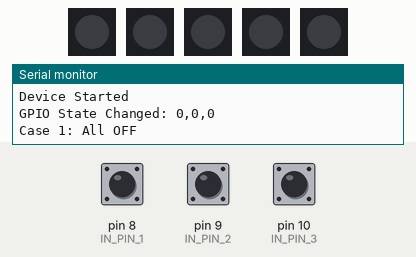
Bench run of a sketch on a simulated Arduino Uno, built with avr-gcc and run on an emulated ATmega328P. Shown: 5 × 1 RGB LEDs in strip order, left to right, the last lines printed to the serial monitor. Inputs (shaded band) come from the test bench; at power-on: pin 8 (IN_PIN_1) HIGH, pin 9 (IN_PIN_2) HIGH, pin 10 (IN_PIN_3) HIGH. Dim RGB values are drawn brighter than linear.

Above: at 1.2 s.
1.3 s: pin 8 (IN_PIN_1) pulled LOW for 0.15 s
At 1.37 s:
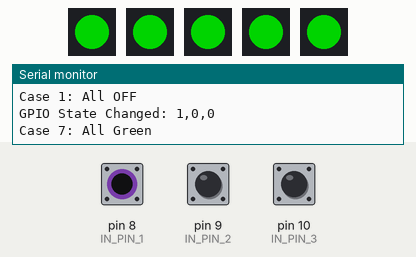
2.9 s: pin 9 (IN_PIN_2) pulled LOW for 0.15 s
At 2.97 s:
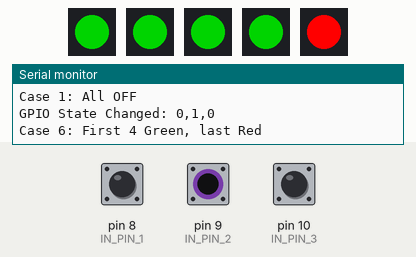
4.5 s: pin 10 (IN_PIN_3) pulled LOW for 0.15 s
At 4.57 s:
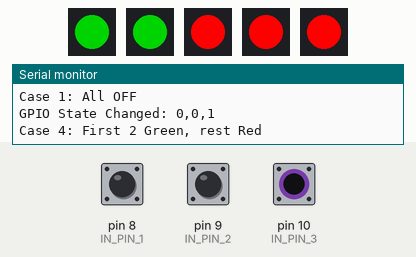
6.1 s: pin 10 (IN_PIN_3) pulled LOW for 3.2 s
At 10.5 s:
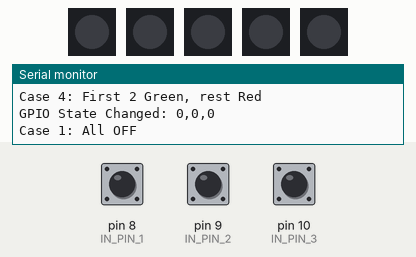
10.8 s: pin 8 (IN_PIN_1) pulled LOW for 3.2 s
At 11.9 s:
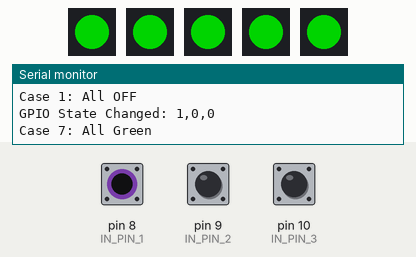
15.5 s: pin 8 (IN_PIN_1) driven LOW and pin 9 (IN_PIN_2) driven LOW and pin 10 (IN_PIN_3) driven LOW
At 17.7 s:
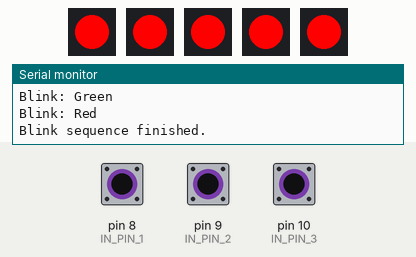
Timing chart, 0 to 19.2 s (numbered marks = the images above; inputs shaded):
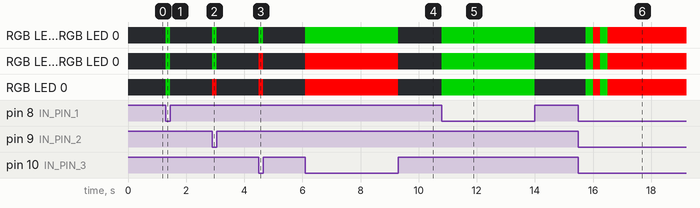

The sketch:

uipm_display_light.ino
```cpp
#include <FastLED.h>

// --- LED setup ---
#define NUM_LEDS 1  // One LED per GPIO
#define LED_PIN_1 3
#define LED_PIN_2 4
#define LED_PIN_3 5
#define LED_PIN_4 6
#define LED_PIN_5 7

CRGB led1[NUM_LEDS];
CRGB led2[NUM_LEDS];
CRGB led3[NUM_LEDS];
CRGB led4[NUM_LEDS];
CRGB led5[NUM_LEDS];

CRGB** gLedMap = nullptr;

// --- Input pins ---
#define IN_PIN_1 8
#define IN_PIN_2 9
#define IN_PIN_3 10

#define INPUT_ACTIVE_LOW 1
#define LED_ORDER_REVERSED 0
#define DEBUG_RAW_READS 0

int lastState[3] = { -1, -1, -1 };

// --- Blink state machine ---
bool blinking = false;
unsigned long blinkTimer = 0;
int blinkStep = 0;

// Forward declarations
void setLED(CRGB *led, CRGB color);
void setLEDAt(int idx, CRGB color);
void setAll(CRGB color);
void allOff();
void applyLEDLogic(int s[]);

void setup() {
  Serial.begin(115200);
  Serial.println("Device Started");

  FastLED.addLeds<WS2812, LED_PIN_1, GRB>(led1, NUM_LEDS);
  FastLED.addLeds<WS2812, LED_PIN_2, GRB>(led2, NUM_LEDS);
  FastLED.addLeds<WS2812, LED_PIN_3, GRB>(led3, NUM_LEDS);
  FastLED.addLeds<WS2812, LED_PIN_4, GRB>(led4, NUM_LEDS);
  FastLED.addLeds<WS2812, LED_PIN_5, GRB>(led5, NUM_LEDS);

#if LED_ORDER_REVERSED
  static CRGB* ledMapLocal[5] = { led5, led4, led3, led2, led1 };
#else
  static CRGB* ledMapLocal[5] = { led1, led2, led3, led4, led5 };
#endif
  gLedMap = (CRGB**)ledMapLocal;

#if INPUT_ACTIVE_LOW
  pinMode(IN_PIN_1, INPUT_PULLUP);
  pinMode(IN_PIN_2, INPUT_PULLUP);
  pinMode(IN_PIN_3, INPUT_PULLUP);
#else
  pinMode(IN_PIN_1, INPUT_PULLDOWN);
  pinMode(IN_PIN_2, INPUT_PULLDOWN);
  pinMode(IN_PIN_3, INPUT_PULLDOWN);
#endif

  allOff();
}

int readInputLogical(int pin) {
  const int samples = 3;
  int sum = 0;
  for (int i = 0; i < samples; i++) {
    int raw = digitalRead(pin);
#if DEBUG_RAW_READS
    Serial.print("raw("); Serial.print(pin); Serial.print(")="); Serial.print(raw); Serial.print(" ");
#endif
    if (INPUT_ACTIVE_LOW) sum += (raw == LOW) ? 1 : 0;
    else sum += (raw == HIGH) ? 1 : 0;
  }
  return (sum > samples / 2) ? 1 : 0;
}

void loop() {
  int s[3];
  s[0] = readInputLogical(IN_PIN_1);
  s[1] = readInputLogical(IN_PIN_2);
  s[2] = readInputLogical(IN_PIN_3);

  // Always check blinking state machine
  if (blinking) {
    unsigned long now = millis();
    if (now - blinkTimer > 250) {
      blinkTimer = now;
      if (blinkStep % 2 == 0) {
        setAll(CRGB::Green);
        Serial.println("Blink: Green");
      } else {
        setAll(CRGB::Red);
        Serial.println("Blink: Red");
      }
      FastLED.show();
      blinkStep++;
      if (blinkStep >= 4) {
        blinking = false;
        Serial.println("Blink sequence finished.");
      }
    }
    return; // skip normal logic while blinking
  }

  // Only update if input changed
  if (s[0] != lastState[0] || s[1] != lastState[1] || s[2] != lastState[2]) {
    Serial.print("GPIO State Changed: ");
    Serial.print(s[0]); Serial.print(",");
    Serial.print(s[1]); Serial.print(",");
    Serial.println(s[2]);

    applyLEDLogic(s);

    lastState[0] = s[0];
    lastState[1] = s[1];
    lastState[2] = s[2];
  }
}

void setLED(CRGB *led, CRGB color) {
  led[0] = color;
}

void setLEDAt(int idx, CRGB color) {
  if (gLedMap == nullptr || idx < 0 || idx > 4) return;
  setLED(gLedMap[idx], color);
}

void setAll(CRGB color) {
  for (int i = 0; i < 5; ++i) setLEDAt(i, color);
}

void allOff() {
  setAll(CRGB::Black);
  FastLED.show();
}

void applyLEDLogic(int s[]) {
  setAll(CRGB::Black);

  if (s[0]==0 && s[1]==0 && s[2]==0) {
    Serial.println("Case 1: All OFF");
  }
  else if (s[0]==0 && s[1]==1 && s[2]==1) {
    Serial.println("Case 2: All RED");
    setAll(CRGB::Red);
  }
  else if (s[0]==1 && s[1]==0 && s[2]==1) {
    Serial.println("Case 3: First Green, rest Red");
    setLEDAt(0, CRGB::Green);
    for (int i = 1; i < 5; i++) setLEDAt(i, CRGB::Red);
  }
  else if (s[0]==0 && s[1]==0 && s[2]==1) {
    Serial.println("Case 4: First 2 Green, rest Red");
    setLEDAt(0, CRGB::Green);
    setLEDAt(1, CRGB::Green);
    for (int i = 2; i < 5; i++) setLEDAt(i, CRGB::Red);
  }
  else if (s[0]==1 && s[1]==1 && s[2]==0) {
    Serial.println("Case 5: First 3 Green, last 2 Red");
    for (int i = 0; i < 3; i++) setLEDAt(i, CRGB::Green);
    for (int i = 3; i < 5; i++) setLEDAt(i, CRGB::Red);
  }
  else if (s[0]==0 && s[1]==1 && s[2]==0) {
    Serial.println("Case 6: First 4 Green, last Red");
    for (int i = 0; i < 4; i++) setLEDAt(i, CRGB::Green);
    setLEDAt(4, CRGB::Red);
  }
  else if (s[0]==1 && s[1]==0 && s[2]==0) {
    Serial.println("Case 7: All Green");
    setAll(CRGB::Green);
  }
  else if (s[0]==1 && s[1]==1 && s[2]==1) {
    Serial.println("Case 8: Blink Green/Red");
    blinking = true;
    blinkStep = 0;
    blinkTimer = millis();
  }

  FastLED.show();
}
```

Measured:
- after the input at 1.3 s, RGB LED 0, RGB LED 0, RGB LED 0, RGB LED 0, RGB LED 0: off → RGB(0, 128, 0) at once, → off 0.15 s later
- after the input at 2.9 s, RGB LED 0, RGB LED 0, RGB LED 0, RGB LED 0: off → RGB(0, 128, 0) at once, → off 0.15 s later; RGB LED 0: off → RGB(255, 0, 0) at once, → off 0.15 s later
- after the input at 4.5 s, RGB LED 0, RGB LED 0: off → RGB(0, 128, 0) at once, → off 0.15 s later; RGB LED 0, RGB LED 0, RGB LED 0: off → RGB(255, 0, 0) at once, → off 0.15 s later
- after the input at 6.1 s, RGB LED 0, RGB LED 0: off → RGB(0, 128, 0) at once, → off 3.2 s later; RGB LED 0, RGB LED 0, RGB LED 0: off → RGB(255, 0, 0) at once, → off 3.2 s later
- after the input at 10.8 s, RGB LED 0, RGB LED 0, RGB LED 0, RGB LED 0, RGB LED 0: off → RGB(0, 128, 0) at once, → off 3.2 s later
- after the input at 15.5 s, RGB LED 0, RGB LED 0, RGB LED 0, RGB LED 0, RGB LED 0: alternates RGB(255, 0, 0) for 0.25 s and RGB(0, 128, 0) for 0.25 s, 4 changes in all, then stays RGB(255, 0, 0), starting after 0.26 s
